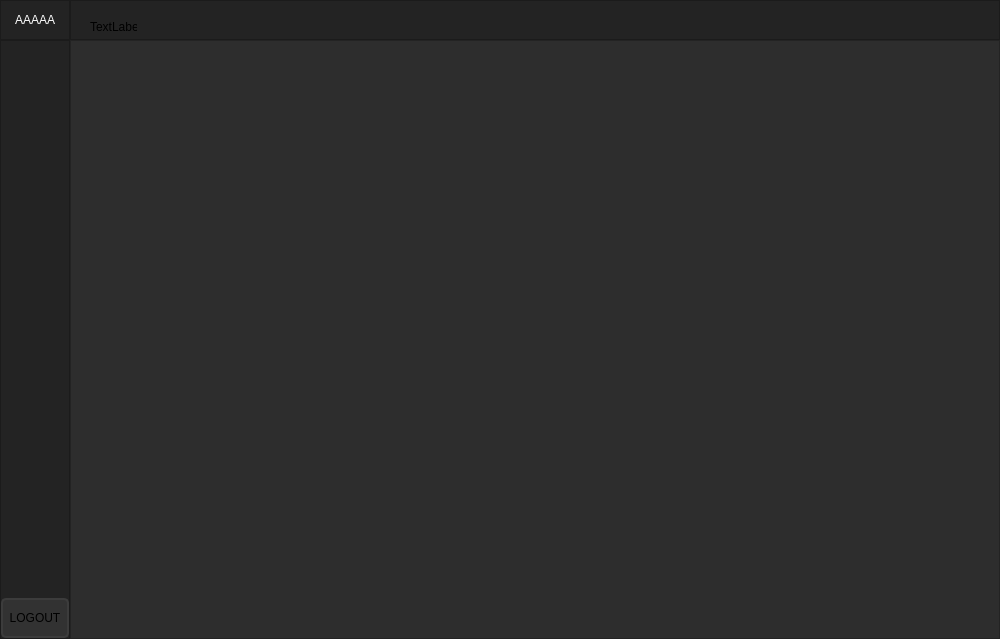
<?xml version="1.0" encoding="UTF-8"?>
<ui version="4.0">
 <class>MainWindow</class>
 <widget class="QMainWindow" name="MainWindow">
  <property name="geometry">
   <rect>
    <x>0</x>
    <y>0</y>
    <width>1000</width>
    <height>639</height>
   </rect>
  </property>
  <property name="minimumSize">
   <size>
    <width>1000</width>
    <height>500</height>
   </size>
  </property>
  <property name="windowTitle">
   <string>MainWindow</string>
  </property>
  <property name="styleSheet">
   <string notr="true">background-color: rgb(45, 45, 45);</string>
  </property>
  <widget class="QWidget" name="centralwidget">
   <layout class="QVBoxLayout" name="verticalLayout">
    <property name="spacing">
     <number>0</number>
    </property>
    <property name="leftMargin">
     <number>0</number>
    </property>
    <property name="topMargin">
     <number>0</number>
    </property>
    <property name="rightMargin">
     <number>0</number>
    </property>
    <property name="bottomMargin">
     <number>0</number>
    </property>
    <item>
     <widget class="QFrame" name="frame_Top_bar">
      <property name="maximumSize">
       <size>
        <width>16777215</width>
        <height>40</height>
       </size>
      </property>
      <property name="styleSheet">
       <string notr="true">background-color: rgb(35, 35, 35);</string>
      </property>
      <property name="frameShape">
       <enum>QFrame::NoFrame</enum>
      </property>
      <property name="frameShadow">
       <enum>QFrame::Raised</enum>
      </property>
      <layout class="QHBoxLayout" name="horizontalLayout">
       <property name="spacing">
        <number>0</number>
       </property>
       <property name="leftMargin">
        <number>0</number>
       </property>
       <property name="topMargin">
        <number>0</number>
       </property>
       <property name="rightMargin">
        <number>0</number>
       </property>
       <property name="bottomMargin">
        <number>0</number>
       </property>
       <item>
        <widget class="QFrame" name="frame_toggle">
         <property name="maximumSize">
          <size>
           <width>70</width>
           <height>40</height>
          </size>
         </property>
         <property name="styleSheet">
          <string notr="true"/>
         </property>
         <property name="frameShape">
          <enum>QFrame::StyledPanel</enum>
         </property>
         <property name="frameShadow">
          <enum>QFrame::Raised</enum>
         </property>
         <layout class="QVBoxLayout" name="verticalLayout_2">
          <property name="spacing">
           <number>0</number>
          </property>
          <property name="leftMargin">
           <number>0</number>
          </property>
          <property name="topMargin">
           <number>0</number>
          </property>
          <property name="rightMargin">
           <number>0</number>
          </property>
          <property name="bottomMargin">
           <number>0</number>
          </property>
          <item>
           <widget class="QPushButton" name="pushButton_Toggle">
            <property name="sizePolicy">
             <sizepolicy hsizetype="Expanding" vsizetype="Expanding">
              <horstretch>0</horstretch>
              <verstretch>0</verstretch>
             </sizepolicy>
            </property>
            <property name="styleSheet">
             <string notr="true">color: rgb(255, 255, 255);
border: 0px solid;
</string>
            </property>
            <property name="text">
             <string>AAAAA</string>
            </property>
           </widget>
          </item>
         </layout>
        </widget>
       </item>
       <item>
        <widget class="QFrame" name="frame_top">
         <property name="frameShape">
          <enum>QFrame::StyledPanel</enum>
         </property>
         <property name="frameShadow">
          <enum>QFrame::Raised</enum>
         </property>
         <widget class="QLabel" name="label">
          <property name="geometry">
           <rect>
            <x>20</x>
            <y>20</y>
            <width>47</width>
            <height>13</height>
           </rect>
          </property>
          <property name="text">
           <string>TextLabel</string>
          </property>
         </widget>
        </widget>
       </item>
      </layout>
     </widget>
    </item>
    <item>
     <widget class="QFrame" name="frame_content">
      <property name="frameShape">
       <enum>QFrame::NoFrame</enum>
      </property>
      <property name="frameShadow">
       <enum>QFrame::Raised</enum>
      </property>
      <layout class="QHBoxLayout" name="horizontalLayout_2">
       <property name="spacing">
        <number>0</number>
       </property>
       <property name="leftMargin">
        <number>0</number>
       </property>
       <property name="topMargin">
        <number>0</number>
       </property>
       <property name="rightMargin">
        <number>0</number>
       </property>
       <property name="bottomMargin">
        <number>0</number>
       </property>
       <item>
        <widget class="QFrame" name="frame_left_menu">
         <property name="maximumSize">
          <size>
           <width>70</width>
           <height>16777215</height>
          </size>
         </property>
         <property name="styleSheet">
          <string notr="true">background-color: rgb(35, 35, 35);</string>
         </property>
         <property name="frameShape">
          <enum>QFrame::StyledPanel</enum>
         </property>
         <property name="frameShadow">
          <enum>QFrame::Raised</enum>
         </property>
         <layout class="QVBoxLayout" name="verticalLayout_3">
          <property name="spacing">
           <number>0</number>
          </property>
          <property name="leftMargin">
           <number>0</number>
          </property>
          <property name="topMargin">
           <number>0</number>
          </property>
          <property name="rightMargin">
           <number>0</number>
          </property>
          <property name="bottomMargin">
           <number>0</number>
          </property>
          <item alignment="Qt::AlignTop">
           <widget class="QFrame" name="frame_top_menu">
            <property name="frameShape">
             <enum>QFrame::NoFrame</enum>
            </property>
            <property name="frameShadow">
             <enum>QFrame::Raised</enum>
            </property>
            <layout class="QVBoxLayout" name="verticalLayout_4">
             <property name="spacing">
              <number>0</number>
             </property>
             <property name="leftMargin">
              <number>0</number>
             </property>
             <property name="topMargin">
              <number>0</number>
             </property>
             <property name="rightMargin">
              <number>0</number>
             </property>
             <property name="bottomMargin">
              <number>0</number>
             </property>
            </layout>
           </widget>
          </item>
          <item>
           <widget class="QPushButton" name="pushButton_Logout">
            <property name="minimumSize">
             <size>
              <width>0</width>
              <height>40</height>
             </size>
            </property>
            <property name="styleSheet">
             <string notr="true">QPushButton {
    background-color: rgb(50, 50, 50);
    border: 2px solid rgb(60, 60, 60);
    border-radius: 5px;
}
QPushButton:hover {
    background-color: rgb(60, 60, 60);
    border: 2px solid rgb(70, 70, 70);
}

QPushButton:pressed {
    background-color: rgb(250, 230, 0);
	border: 2px solid rgb(255, 165, 24);
    color: rgb(35, 35, 35);
}</string>
            </property>
            <property name="text">
             <string>LOGOUT</string>
            </property>
           </widget>
          </item>
         </layout>
        </widget>
       </item>
       <item>
        <widget class="QFrame" name="frame_page">
         <property name="frameShape">
          <enum>QFrame::StyledPanel</enum>
         </property>
         <property name="frameShadow">
          <enum>QFrame::Raised</enum>
         </property>
         <layout class="QVBoxLayout" name="verticalLayout_5"/>
        </widget>
       </item>
      </layout>
     </widget>
    </item>
   </layout>
  </widget>
 </widget>
 <resources>
  <include location="file_rc.qrc"/>
 </resources>
 <connections/>
</ui>
